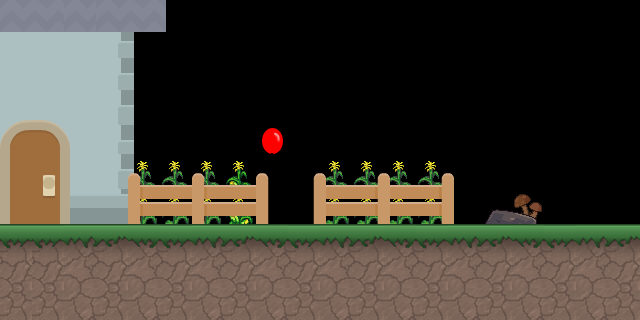

This is a level from a 2D game, rendered from its Tiled map with the project's own tilesets. A one-line summary and the map file follow, with tile-layer data summarised:
An orthogonal 20x10 tile map with 32x32 px tiles, 8 tile layers (crop, mushroom, stone, ground2, ...), 4 tilesets and 6 objects (2x Role, 2x Message, Item, Slope).

<map version="1.0" orientation="orthogonal" renderorder="right-down" width="20" height="10" tilewidth="32" tileheight="32" nextobjectid="63">
 <properties>
  <property name="Weather" value="Sunny" />
 </properties>
 <tileset firstgid="1" name="grass" tilewidth="32" tileheight="32" tilecount="320" columns="16">
  <image source="grass.png" width="512" height="640" />
  <tile id="55">
   <objectgroup draworder="index" />
  </tile>
 </tileset>
 <tileset firstgid="321" name="terrain_atlas" tilewidth="32" tileheight="32" tilecount="1024" columns="32">
  <image source="terrain_atlas.png" width="1024" height="1024" />
  <terraintypes>
   <terrain name="水" tile="-1" />
  </terraintypes>
  <tile id="267">
   <properties>
    <property name="Collidable" type="bool" value="true" />
   </properties>
  </tile>
  <tile id="291" terrain="0,0,0,0" />
  <tile id="355" terrain="0,0,0," />
  <tile id="356" terrain="0,0,," />
  <tile id="357" terrain="0,0,,0" />
  <tile id="387" terrain="0,,0," />
  <tile id="389" terrain=",0,,0" />
  <tile id="419" terrain="0,,0,0" />
  <tile id="420" terrain=",,0,0" />
  <tile id="421" terrain=",0,0,0" />
  <tile id="437">
   <animation>
    <frame tileid="405" duration="300" />
    <frame tileid="437" duration="300" />
   </animation>
  </tile>
  <tile id="451" terrain="0,0,0,0" />
  <tile id="452" terrain="0,0,0,0" />
  <tile id="453" terrain="0,0,,0" />
 </tileset>
 <tileset firstgid="1345" name="sheet" tilewidth="70" tileheight="70" tilecount="98" columns="14">
  <image source="sheet.png" width="980" height="490" />
 </tileset>
 <tileset firstgid="1443" name="balloon" tilewidth="32" tileheight="32" tilecount="2" columns="1">
  <image source="balloon.png" width="32" height="64" />
 </tileset>
 <layer name="crop" width="20" height="10">
  <data>[200 cells, 16 non-empty, 2 distinct tile ids]</data>
 </layer>
 <layer name="mushroom" width="20" height="10">
  <properties>
   <property name="Action" value="Move" />
   <property name="Delay" type="float" value="2" />
   <property name="Duration" type="float" value="1" />
   <property name="IsWeather" type="bool" value="true" />
   <property name="RainyTileX" type="int" value="0" />
   <property name="RainyTileY" type="int" value="0" />
   <property name="SunnyTileX" type="int" value="0" />
   <property name="SunnyTileY" type="int" value="-1" />
  </properties>
  <data>[200 cells, 1 non-empty, 1 distinct tile ids]</data>
 </layer>
 <layer name="stone" width="20" height="10">
  <data>[200 cells, 2 non-empty, 2 distinct tile ids]</data>
 </layer>
 <layer name="ground2" width="20" height="10">
  <data>[200 cells, 1 non-empty, 1 distinct tile ids]</data>
 </layer>
 <layer name="ground1" width="20" height="10">
  <data>[200 cells, 60 non-empty, 12 distinct tile ids]</data>
 </layer>
 <layer name="balloon" width="20" height="10">
  <data>[200 cells, 2 non-empty, 2 distinct tile ids]</data>
 </layer>
 <layer name="wall" width="20" height="10">
  <data>[200 cells, 11 non-empty, 5 distinct tile ids]</data>
 </layer>
 <layer name="house" width="20" height="10">
  <data>[200 cells, 6 non-empty, 4 distinct tile ids]</data>
 </layer>
 <objectgroup name="roles">
  <object id="1" name="girl" type="Role" x="14.8582" y="224.556" />
  <object id="58" name="doll" type="Role" x="31.5073" y="223.6" />
 </objectgroup>
 <objectgroup name="interaction">
  <object id="57" name="balloon" type="Item" x="255.369" y="126.198" width="32" height="65.725" />
  <object id="59" name="crop2" type="Message" x="321.204" y="158.52" width="127.045" height="64.0309">
   <properties>
    <property name="RainyBubbleName" value="say_love" />
    <property name="SunnyBubbleName" value="say_rain" />
   </properties>
  </object>
  <object id="62" name="crop1" type="Message" x="132.635" y="158.045" width="123.996" height="64.0309">
   <properties>
    <property name="RainyBubbleName" value="say_love" />
    <property name="SunnyBubbleName" value="say_rain" />
   </properties>
  </object>
 </objectgroup>
 <objectgroup color="#000000" name="barriers">
  <object id="28" name="g_1" type="Slope" x="0" y="223.953" width="639.016" height="96.0473">
   <properties>
    <property name="VecPoints" value="(0,0);(20,0);(20,3);(0,3)" />
   </properties>
  </object>
 </objectgroup>
</map>
